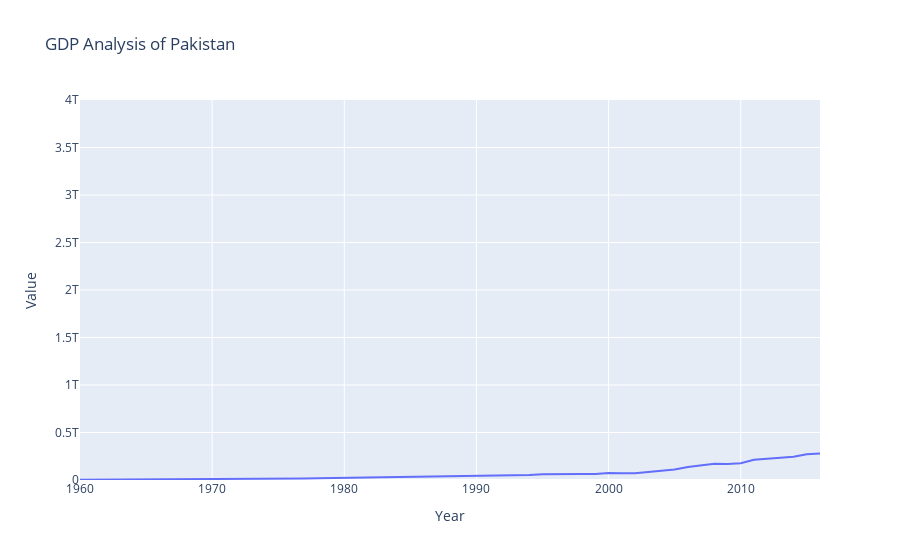

Notebook cell for this chart:
### Code cell
fig2=px.line(df[df['Country Name']=='Pakistan'],x='Year',y='Value',title='GDP Analysis of Pakistan',range_y=(0,4000000000000))
fig2
